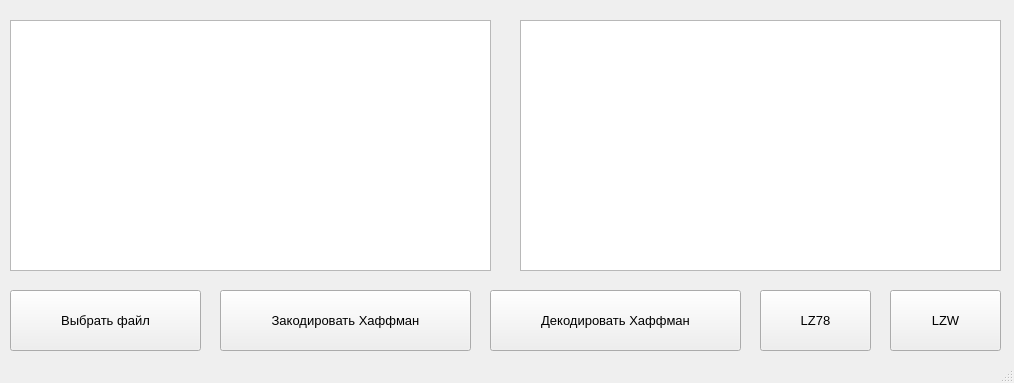
<?xml version="1.0" encoding="UTF-8"?>
<ui version="4.0">
 <class>MainWindow</class>
 <widget class="QMainWindow" name="MainWindow">
  <property name="geometry">
   <rect>
    <x>0</x>
    <y>0</y>
    <width>1014</width>
    <height>383</height>
   </rect>
  </property>
  <property name="windowTitle">
   <string>MainWindow</string>
  </property>
  <widget class="QWidget" name="centralwidget">
   <widget class="QTextEdit" name="tev">
    <property name="geometry">
     <rect>
      <x>10</x>
      <y>20</y>
      <width>481</width>
      <height>251</height>
     </rect>
    </property>
    <property name="font">
     <font>
      <pointsize>10</pointsize>
     </font>
    </property>
   </widget>
   <widget class="QTextEdit" name="tep">
    <property name="geometry">
     <rect>
      <x>520</x>
      <y>20</y>
      <width>481</width>
      <height>251</height>
     </rect>
    </property>
    <property name="font">
     <font>
      <pointsize>10</pointsize>
     </font>
    </property>
   </widget>
   <widget class="QPushButton" name="vf">
    <property name="geometry">
     <rect>
      <x>10</x>
      <y>290</y>
      <width>191</width>
      <height>61</height>
     </rect>
    </property>
    <property name="font">
     <font>
      <pointsize>10</pointsize>
     </font>
    </property>
    <property name="text">
     <string>Выбрать файл</string>
    </property>
   </widget>
   <widget class="QPushButton" name="zh">
    <property name="geometry">
     <rect>
      <x>220</x>
      <y>290</y>
      <width>251</width>
      <height>61</height>
     </rect>
    </property>
    <property name="font">
     <font>
      <pointsize>10</pointsize>
     </font>
    </property>
    <property name="text">
     <string>Закодировать Хаффман</string>
    </property>
   </widget>
   <widget class="QPushButton" name="dh">
    <property name="geometry">
     <rect>
      <x>490</x>
      <y>290</y>
      <width>251</width>
      <height>61</height>
     </rect>
    </property>
    <property name="font">
     <font>
      <pointsize>10</pointsize>
     </font>
    </property>
    <property name="text">
     <string>Декодировать Хаффман</string>
    </property>
   </widget>
   <widget class="QPushButton" name="lz78">
    <property name="geometry">
     <rect>
      <x>760</x>
      <y>290</y>
      <width>111</width>
      <height>61</height>
     </rect>
    </property>
    <property name="font">
     <font>
      <pointsize>10</pointsize>
     </font>
    </property>
    <property name="text">
     <string>LZ78</string>
    </property>
   </widget>
   <widget class="QPushButton" name="lzw">
    <property name="geometry">
     <rect>
      <x>890</x>
      <y>290</y>
      <width>111</width>
      <height>61</height>
     </rect>
    </property>
    <property name="font">
     <font>
      <pointsize>10</pointsize>
     </font>
    </property>
    <property name="text">
     <string>LZW</string>
    </property>
   </widget>
  </widget>
  <widget class="QStatusBar" name="statusbar"/>
 </widget>
 <resources/>
 <connections/>
</ui>
